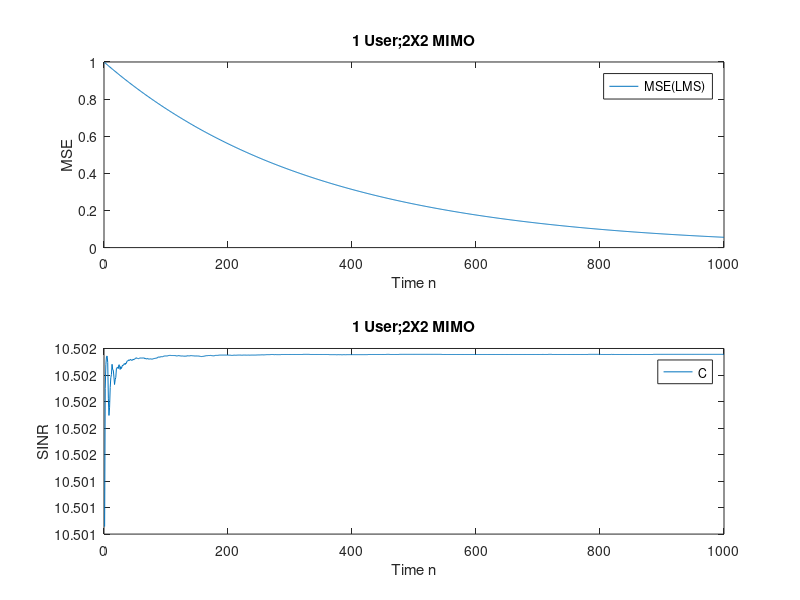

Source code (MATLAB):
%1 user, 2X2 MIMO Channel
%calculate G 
%calculate MSE
%Only 1 iteration
clc
clear

H=[-0.9704 + 0.4012i 0.2969 + 0.2337i;1.-0.7016 + 1.0288i 2.0200 - 0.1294i];

v=[0;0];

g=[1;1];
g=g/norm(g);

sigma = sqrt(10^(-3));
StepSize = 10^(-3);

R=H*H'+sigma^2+eye(2);
2/max(eig(R));


xf = zeros(1,10^(7));
MSE = zeros(1,10^(7));
LS_LMS = zeros(1,10^(7));
MMSE = zeros(1,10^(7));
C = zeros(1,10^(7));
C_Wiener = zeros(1,10^(7));
SINR = zeros(1,10^(7));
SINR_C_Wiener= zeros(1,10^(7));


%g_w = inv(H*v*v'*H'+sigma^2)*H*v;

i = 10^(3); %FilterLength  
    
    %Backward Training
 
    for iter1 = 1:i

            if rand-0.5 >= 0
                        xb(iter1) = 1;
                    else
                        xb(iter1) = -1;
            end

            yb = H.'*g*xf(iter1)+sigma*(1/sqrt(2))*[randn(1,1)+1i*randn(1,1);randn(1,1)+1i*randn(1,1)]; 
            v  = v+StepSize*yb*conj(xb(iter1)-v'*yb);

    end 
    
    %Normalize Transmitters
    v=v/norm(v);
    
    %Forward Training
    g=[0;0];
    for iter2 = 1:i
        
            iter2

            if rand-0.5 >= 0
                        xf(iter2) = 1;
                    else
                        xf(iter2) = -1;
            end

            yf = H*( v*xf(iter2) )+ sigma*(1/sqrt(2))*[(randn(1,1)+1i*randn(1,1));(randn(1,1)+1i*randn(1,1))]; 
            g = g+StepSize*yf*conj(xf(iter2)-g'*yf);
            
            MSE(iter2) = 1-v'*H'*g-(v'*H'*g)'+g'*g*(sigma^2)+(v'*H'*g)'*(v'*H'*g);
            SINR(iter2)= norm( g'*H*v )^2/norm( g'*sigma^2*g ); 
            MMSE(iter2) = real(   1-v'*H'* inv(H*v*v'*H'+eye(2)*sigma^2)*H*v);
                   
    end 
    
    

n=1:i;

subplot(2,1,1)
plot(n,MSE(n))
legend('MSE(LMS)')
xlabel('Time n')
ylabel('MSE')
title('1 User;2X2 MIMO')

subplot(2,1,2)
plot(n,log2(1+SINR(n)))
legend('C')
xlabel('Time n')
ylabel('SINR')
title('1 User;2X2 MIMO')


